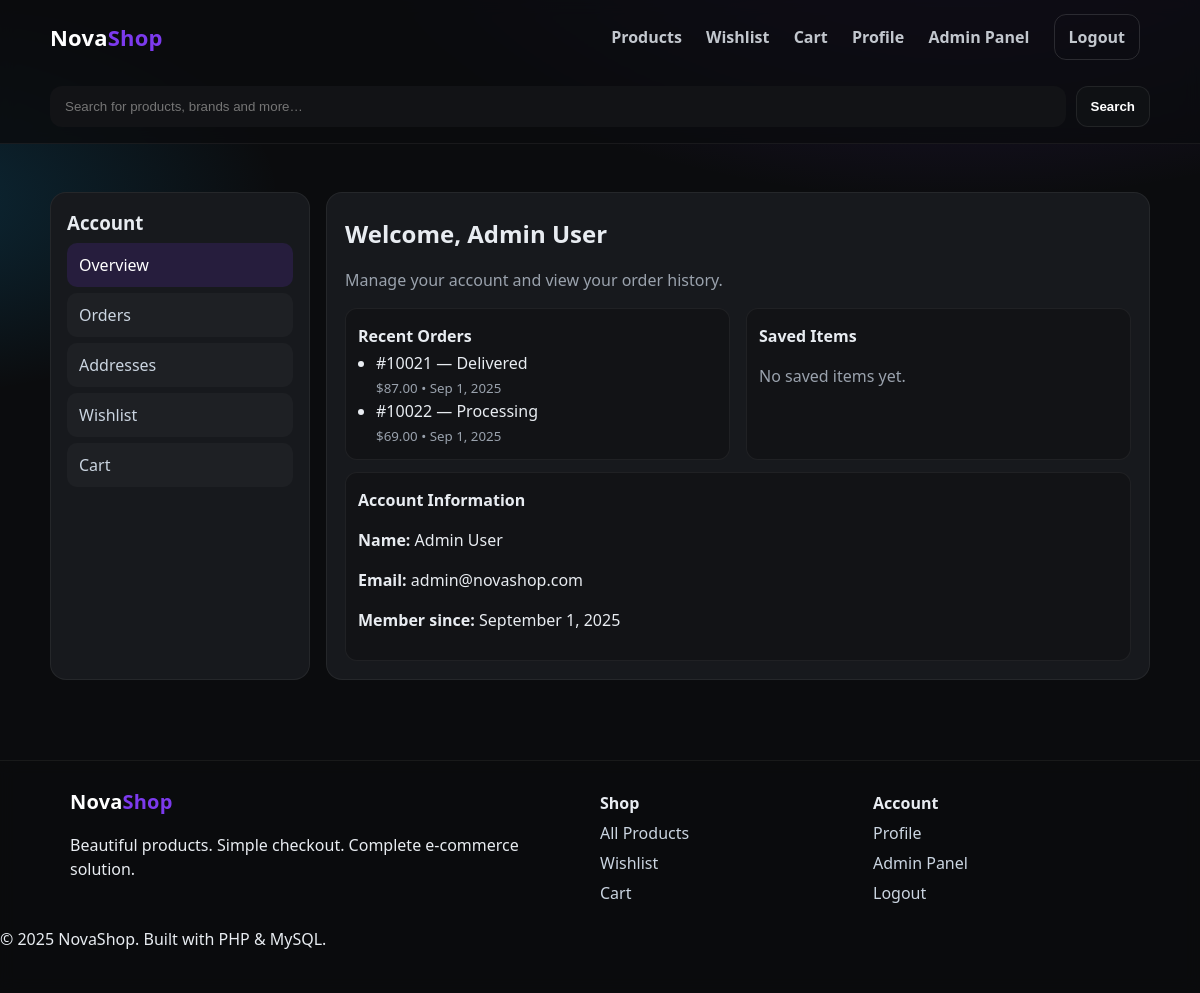
Screenshot of /src/controllers/profile.php (signed in) with the database file from the repository.
### tables this page shows
CREATE TABLE users (
    id INT AUTO_INCREMENT PRIMARY KEY,
    name VARCHAR(100) NOT NULL,
    email VARCHAR(100) UNIQUE NOT NULL,
    password VARCHAR(255) NOT NULL,
    role ENUM('user', 'admin') DEFAULT 'user',
    created_at TIMESTAMP DEFAULT CURRENT_TIMESTAMP,
    updated_at TIMESTAMP DEFAULT CURRENT_TIMESTAMP ON UPDATE CURRENT_TIMESTAMP
);

CREATE TABLE orders (
    id INT AUTO_INCREMENT PRIMARY KEY,
    user_id INT NOT NULL,
    order_number VARCHAR(20) UNIQUE NOT NULL,
    total_amount DECIMAL(10,2) NOT NULL,
    shipping_address TEXT,
    billing_address TEXT,
    payment_status ENUM('pending', 'paid', 'failed', 'refunded') DEFAULT 'pending',
    order_status ENUM('pending', 'processing', 'shipped', 'delivered', 'cancelled') DEFAULT 'pending',
    created_at TIMESTAMP DEFAULT CURRENT_TIMESTAMP,
    updated_at TIMESTAMP DEFAULT CURRENT_TIMESTAMP ON UPDATE CURRENT_TIMESTAMP,
    FOREIGN KEY (user_id) REFERENCES users(id) ON DELETE CASCADE
);

### src/helpers/session.php (called while the page is built, shortened)
<?php
function is_logged_in() {
    return isset($_SESSION['user_id']) && !empty($_SESSION['user_id']);
}
function get_current_user_id() {
    return $_SESSION['user_id'] ?? null;
}
function get_current_user_data() {
    require_once __DIR__ . '/../../config/database.php';
    $user_id = get_current_user_id();
    $sql = "SELECT id, name, email, role FROM users WHERE id = '$user_id'";
    return get_single_row($sql);
}
?>

### config/database.php (called while the page is built, shortened)
<?php
require_once __DIR__ . '/system_config.php';
try {
    $conn = get_system_db_connection(DB_HOST, DB_USER, DB_PASS, DB_NAME);
    $conn->set_charset("utf8");
} catch (Exception $e) {
    system_error_log("Database connection error: " . $e->getMessage());
    die("Database connection error: " . $e->getMessage());
}
function execute_query($sql) {
    global $conn;
    $result = mysqli_query($conn, $sql);
    return $result;
}
function get_single_row($sql) {
    $result = execute_query($sql);
    return mysqli_fetch_assoc($result);
}
function get_multiple_rows($sql) {
    $result = execute_query($sql);
    $rows = [];
    while ($row = mysqli_fetch_assoc($result)) {
        $rows[] = $row;
    }
    return $rows;
}
?>

### src/controllers/profile.php (the view, shortened to what this page needs)
<?php
require_once __DIR__ . '/../../config/database.php';
require_once __DIR__ . '/../helpers/session.php';
$user_id = get_current_user_id();
$user = get_current_user_data();
$orders_sql = "SELECT o.id, o.order_number, o.total_amount, o.order_status, o.created_at
               FROM orders o
               WHERE o.user_id = $user_id
               ORDER BY o.created_at DESC
               LIMIT 5";
$recent_orders = get_multiple_rows($orders_sql);
$wishlist_sql = "SELECT p.name
                 FROM wishlist w
                 JOIN products p ON w.product_id = p.id
                 WHERE w.user_id = $user_id
                 ORDER BY w.created_at DESC
                 LIMIT 5";
$wishlist_items = get_multiple_rows($wishlist_sql);
include __DIR__ . '/../helpers/header.php';
?>
<section class="container section">
  <div class="dashboard">
    <aside class="card dash-nav">
      <h3>Account</h3>
      <a href="#" class="active">Overview</a>
      <a href="orders.php">Orders</a>
      <a href="addresses.php">Addresses</a>
      <a href="/wishlist">Wishlist</a>
      <a href="/cart">Cart</a>
    </aside>
    <div class="card dash-main">
      <h2>Welcome, <?php echo htmlspecialchars($user['name']); ?></h2>
      <p class="muted">Manage your account and view your order history.</p>
      <div class="grid two mt">
        <div class="tile">
          <h4>Recent Orders</h4>
          <?php if (empty($recent_orders)): ?>
            <p class="muted">No orders yet.</p>
          <?php else: ?>
            <ul class="list">
              <?php foreach ($recent_orders as $order): ?>
                <li>
                  #<?php echo htmlspecialchars($order['order_number']); ?> —
                  <?php echo ucfirst($order['order_status']); ?>
                  <br><small class="muted">$<?php echo number_format($order['total_amount'], 2); ?> • <?php echo date('M j, Y', strtotime($order['created_at'])); ?></small>
                </li>
              <?php endforeach; ?>
            </ul>
          <?php endif; ?>
        </div>
        <div class="tile">
          <h4>Saved Items</h4>
          <?php if (empty($wishlist_items)): ?>
            <p class="muted">No saved items yet.</p>
          <?php endif; ?>
        </div>
      </div>
      <div class="tile mt">
        <h4>Account Information</h4>
        <p><strong>Name:</strong> <?php echo htmlspecialchars($user['name']); ?></p>
        <p><strong>Email:</strong> <?php echo htmlspecialchars($user['email']); ?></p>
        <p><strong>Member since:</strong> <?php echo date('F j, Y', strtotime($user['created_at'] ?? 'now')); ?></p>
      </div>
    </div>
  </div>
</section>
<?php include __DIR__ . '/../helpers/footer.php'; ?>

### public/css/style.css (style rules this page uses)
:root { --bg:#0b0c0e; --panel:#121316; --card:#17191d; --muted:#9aa2ad; --text:#e8ecf1; --brand:#7c3aed; --brand-2:#22c55e; --accent:#0ea5e9; --danger:#ef4444; --ring: 0 0 0 3px rgba(124,58,237,.25); --radius: 16px; }
* { box-sizing:border-box }
html,body { height:100% }
body { margin:0; font:16px/1.5 system-ui, -apple-system, Segoe UI, Roboto, Helvetica, Arial, "Apple Color Emoji","Segoe UI Emoji"; color:var(--text); background: radial-gradient(1200px 600px at 80% -10%, rgba(124,58,237,.25), transparent 50%), radial-gradient(800px 400px at -10% 20%, rgba(14,165,233,.2), transparent 50%), #0b0c0e; }
.container { max-width:1100px;margin:0 auto;padding:0 20px }
.section { padding:48px 0 }
.card { background:var(--card);border:1px solid rgba(255,255,255,.06);border-radius:var(--radius);padding:18px }
.grid.two { display:grid;grid-template-columns:1fr 1fr;gap:16px }
.mt { margin-top:12px }
h1,h2,h3,h4 { margin:.2em 0 }
.muted { color:var(--muted) }
.dashboard { display:grid;grid-template-columns:260px 1fr;gap:16px }
.dash-nav { padding:16px }
.dash-nav h3 { margin-top:0 }
.dash-nav a { display:block;padding:10px 12px;border-radius:10px;color:#cbd5e1;text-decoration:none;margin:6px 0;background:rgba(255,255,255,.03) }
.dash-nav a.active, .dash-nav a:hover { background:rgba(124,58,237,.15);color:#fff }
.dash-main .tile { background:var(--panel);border:1px solid rgba(255,255,255,.06);border-radius:12px;padding:12px }
.list { margin:0;padding-left:18px }

### rows the page displays
users: name "Admin User", email "admin@novashop.com"
orders: order_number "10021", order_status "Delivered", total_amount "87.00", created_at "Sep 1, 2025"
orders: order_number "10022", order_status "Processing", total_amount "69.00", created_at "Sep 1, 2025"

### other values shown
date('F j, Y', strtotime($user['created_at'] ?? 'now')) "September 1, 2025"
